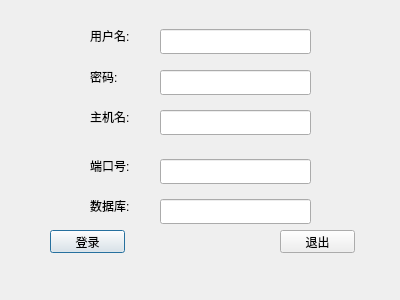
<?xml version="1.0" encoding="UTF-8"?>
<ui version="4.0">
 <class>DBLogin</class>
 <widget class="QDialog" name="DBLogin">
  <property name="geometry">
   <rect>
    <x>0</x>
    <y>0</y>
    <width>400</width>
    <height>300</height>
   </rect>
  </property>
  <property name="windowTitle">
   <string>Dialog</string>
  </property>
  <widget class="QLineEdit" name="DB_LineEdit_username">
   <property name="geometry">
    <rect>
     <x>160</x>
     <y>29</y>
     <width>151</width>
     <height>25</height>
    </rect>
   </property>
  </widget>
  <widget class="QLineEdit" name="DB_lineEdit_DBname">
   <property name="geometry">
    <rect>
     <x>160</x>
     <y>199</y>
     <width>151</width>
     <height>25</height>
    </rect>
   </property>
  </widget>
  <widget class="QPushButton" name="DB_pushButton_commit">
   <property name="geometry">
    <rect>
     <x>50</x>
     <y>230</y>
     <width>75</width>
     <height>23</height>
    </rect>
   </property>
   <property name="text">
    <string>登录</string>
   </property>
  </widget>
  <widget class="QLabel" name="label_3">
   <property name="geometry">
    <rect>
     <x>90</x>
     <y>111</y>
     <width>54</width>
     <height>12</height>
    </rect>
   </property>
   <property name="text">
    <string>主机名:</string>
   </property>
  </widget>
  <widget class="QLineEdit" name="DB_lineEdit_port">
   <property name="geometry">
    <rect>
     <x>160</x>
     <y>159</y>
     <width>151</width>
     <height>25</height>
    </rect>
   </property>
  </widget>
  <widget class="QLabel" name="label_2">
   <property name="geometry">
    <rect>
     <x>90</x>
     <y>71</y>
     <width>54</width>
     <height>12</height>
    </rect>
   </property>
   <property name="text">
    <string>密码:</string>
   </property>
  </widget>
  <widget class="QPushButton" name="DB_pushButton_quit">
   <property name="geometry">
    <rect>
     <x>280</x>
     <y>230</y>
     <width>75</width>
     <height>23</height>
    </rect>
   </property>
   <property name="text">
    <string>退出</string>
   </property>
  </widget>
  <widget class="QLineEdit" name="DB_lineEdit_password">
   <property name="geometry">
    <rect>
     <x>160</x>
     <y>70</y>
     <width>151</width>
     <height>25</height>
    </rect>
   </property>
  </widget>
  <widget class="QLabel" name="label">
   <property name="geometry">
    <rect>
     <x>90</x>
     <y>30</y>
     <width>54</width>
     <height>12</height>
    </rect>
   </property>
   <property name="text">
    <string>用户名:</string>
   </property>
  </widget>
  <widget class="QLineEdit" name="DB_lineEdit_hostname">
   <property name="geometry">
    <rect>
     <x>160</x>
     <y>110</y>
     <width>151</width>
     <height>25</height>
    </rect>
   </property>
  </widget>
  <widget class="QLabel" name="label_4">
   <property name="geometry">
    <rect>
     <x>90</x>
     <y>160</y>
     <width>54</width>
     <height>12</height>
    </rect>
   </property>
   <property name="text">
    <string>端口号:</string>
   </property>
  </widget>
  <widget class="QLabel" name="label_5">
   <property name="geometry">
    <rect>
     <x>90</x>
     <y>200</y>
     <width>54</width>
     <height>12</height>
    </rect>
   </property>
   <property name="text">
    <string>数据库:</string>
   </property>
  </widget>
 </widget>
 <resources/>
 <connections/>
</ui>
